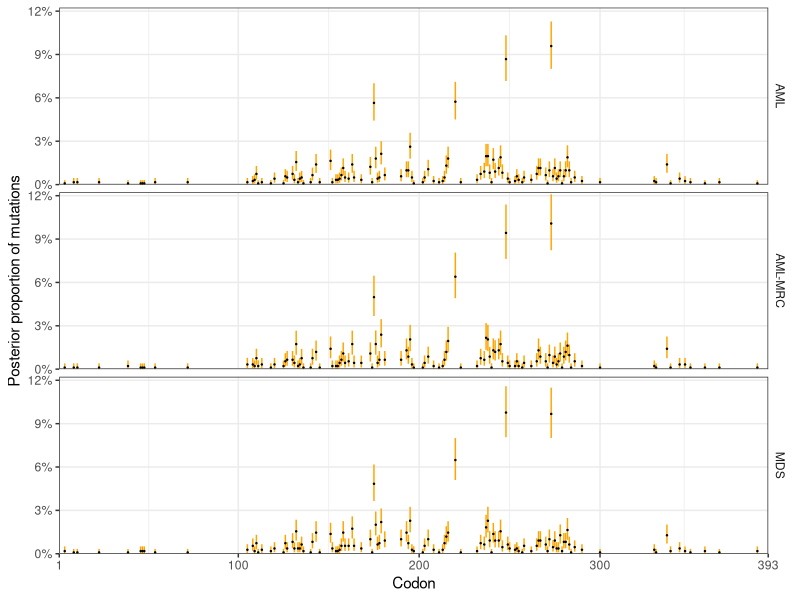
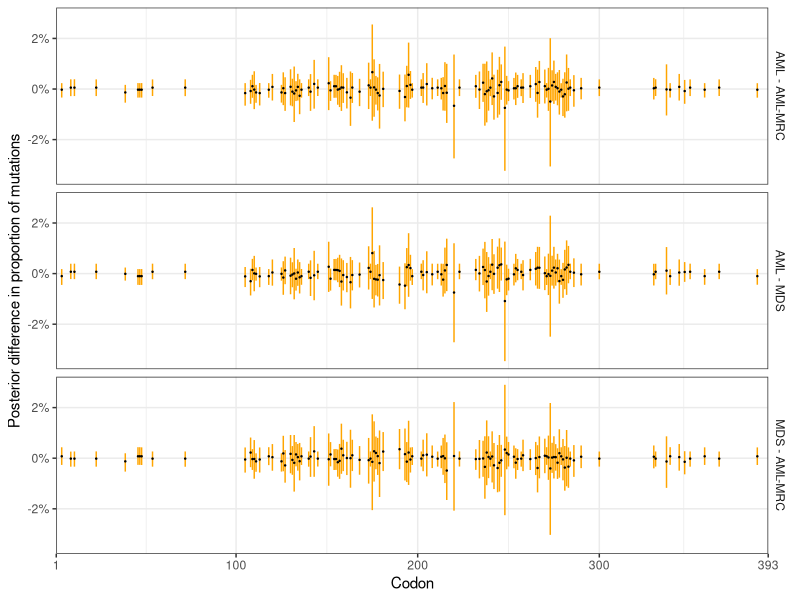
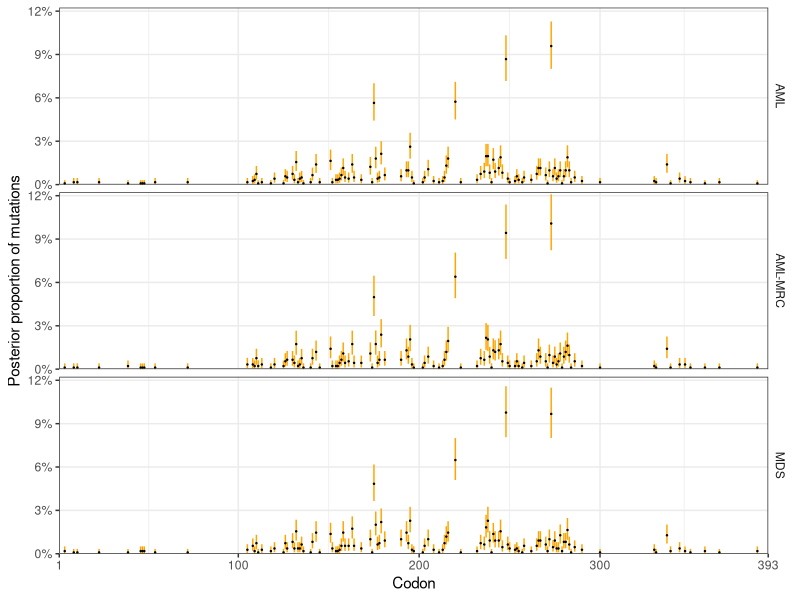
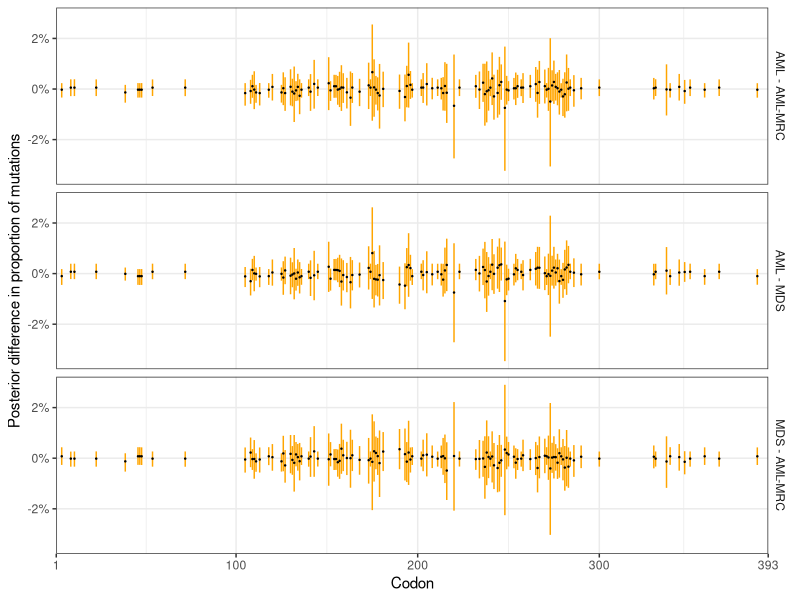

The R source for these figures, in order:
## ---- chunk 1
knitr::opts_chunk$set(echo=T)
## ---- chunk 2
library(readr)
library(dplyr)
library(gtools)
library(ggplot2)
library(scales)

set.seed(42)
## ---- chunk 3
(df <- filter(read_csv("data.csv", show_col_types=F),
              AML>0 | MDS>0 | `AML-MRC`>0))  # Disregard sites with no mutations
(n <- apply(df[,2:4], 2, sum))  # Compute the sample size of each disease
(l <- nrow(df))  # The number of sites considered
combos <- list(c("AML", "MDS"), c("MDS", "AML-MRC"), c("AML", "AML-MRC"))
N <- 10^5  # Set the simulation size
## ---- chunk 4
# Sample the posterior
prior <- apply(df[2:4], 1, sum)
posts <- list()
for (di in 2:4)
  posts[[names(df)[di]]] <- rdirichlet(N, prior + df[[di]])
## ---- chunk 5
# Compute posterior distribution statistics
thetas <- list(disease=rep(names(posts), each=l),
               site=rep(df$site, 3))
for (d in names(posts)) {
  thetas[["mean"]] <- c(thetas[["mean"]], apply(posts[[d]], 2, mean))
  thetas[["q025"]] <- c(thetas[["q025"]], apply(posts[[d]], 2, quantile, probs=0.025))
  thetas[["q975"]] <- c(thetas[["q975"]], apply(posts[[d]], 2, quantile, probs=0.975))
}
theta_df <- as_tibble(thetas)
## ---- chunk 6
# Visualize inferred mutation proportions
ggplot(theta_df, aes(x=site)) +
  geom_segment(aes(xend=site, y=q025, yend=q975), color="orange") +
  geom_point(aes(y=mean), size=0.2) +
  facet_grid(rows=vars(disease)) +
  scale_x_continuous(breaks=c(1,100,200,300,393), limits=c(1,393), expand=c(0,0)) +
  scale_y_continuous(labels=percent_format(),
                     limits=c(0, max(theta_df$q975)+0.0015), expand=c(0,0)) +
  xlab("Codon") +
  ylab("Posterior proportion of mutations") +
  theme_bw() +
  theme(strip.placement="outside", strip.background=element_blank(),
        panel.grid.minor.y=element_blank())
ggsave("proportions.pdf", width=7, height=4)
## ---- chunk 7
diff_df <- c()
for (combo in combos) {
  # Sample the posterior proportion differences between diseases
  diff <- posts[[combo[1]]] - posts[[combo[2]]]
  
  # Collect statistics of the differences
  diff_df <- rbind(diff_df,
                   data.frame(combo=paste(combo[1], combo[2], sep=" - "),
                              site=df$site,
                              mean=apply(diff, 2, mean),
                              q025=apply(diff, 2, quantile, probs=0.025),
                              q975=apply(diff, 2, quantile, probs=0.975)))
}
diff_df <- as_tibble(diff_df)
## ---- chunk 8
ggplot(diff_df, aes(x=site)) +
  geom_segment(aes(xend=site, y=q025, yend=q975), color="orange") +
  geom_point(aes(y=mean), size=0.2) +
  facet_grid(rows=vars(combo)) +
  scale_x_continuous(breaks=c(1,100,200,300,393), limits=c(1,393), expand=c(0,0)) +
  scale_y_continuous(labels=percent_format()) +
  xlab("Codon") +
  ylab("Posterior difference in proportion of mutations") +
  theme_bw() +
  theme(strip.placement="outside", strip.background=element_blank(),
        panel.grid.minor.y=element_blank())
ggsave("differences.pdf", width=7, height=4)

# The number of positions whose 95% central credible interval excludes zero
with(diff_df, sum(0<q025 | 0>q975))
